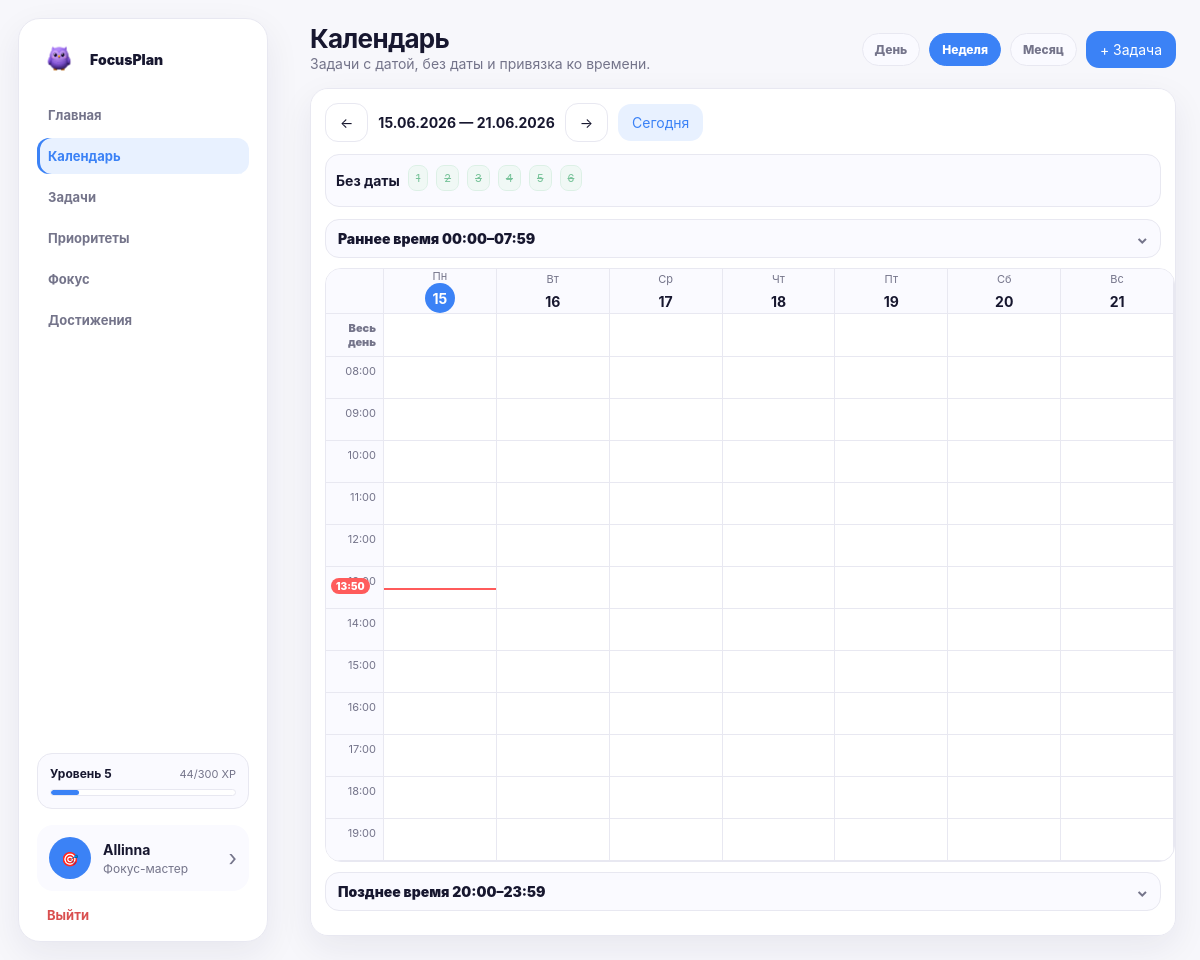
Page /calendar (signed in) on the committed database.
### tables this page shows
CREATE TABLE users (
        id INTEGER PRIMARY KEY AUTOINCREMENT,
        nickname TEXT NOT NULL UNIQUE,
        password_hash TEXT,
        avatar TEXT,
        theme TEXT DEFAULT 'light',
        accent TEXT DEFAULT 'purple',
        notifications INTEGER DEFAULT 1,
        xp INTEGER DEFAULT 0,
        level INTEGER DEFAULT 1,
        streak INTEGER DEFAULT 0,
        last_activity DATE,
        created_at TEXT
    );

CREATE TABLE tasks (
        id TEXT PRIMARY KEY,
        user_id INTEGER NOT NULL,
        folder_id INTEGER,
        title TEXT NOT NULL,
        description TEXT,
        priority TEXT,
        importance TEXT,
        urgency TEXT,
        xp INTEGER DEFAULT 0,
        task_date DATE,
        task_time TEXT,
        is_done INTEGER DEFAULT 0,
        earned_xp INTEGER DEFAULT 0,
        created_at TEXT,
        completed_at TEXT,
        estimate_value TEXT,
        estimate_unit TEXT DEFAULT 'hours',
        FOREIGN KEY (user_id) REFERENCES users(id),
        FOREIGN KEY (folder_id) REFERENCES folders(id)
    );

### app.py (the view)
@app.route("/calendar")
@login_required
def calendar():
    user = current_user()
    tasks = sorted(
        [t for t in user.get("tasks", []) if t.get("date")],
        key=lambda task: (task.get("date"), task.get("time") or "99:99")
    )
    no_date_tasks = [t for t in user.get("tasks", []) if not t.get("date")]
    selected_view = request.args.get("view", "week")
    if selected_view not in ["day", "week", "month"]:
        selected_view = "week"
    today = date.today()
    raw_date = request.args.get("date")
    raw_month = request.args.get("month")
    selected_date = today
    if raw_date:
        try:
            selected_date = datetime.strptime(raw_date, "%Y-%m-%d").date()
        except ValueError:
            selected_date = today
    elif raw_month:
        try:
            selected_date = datetime.strptime(raw_month, "%Y-%m").date()
        except ValueError:
            selected_date = today
    selected_month = selected_date.replace(day=1)
    previous_month = (selected_month - timedelta(days=1)).replace(day=1)
    next_month = (selected_month.replace(day=28) + timedelta(days=4)).replace(day=1)
    if selected_view == "day":
        previous_date = selected_date - timedelta(days=1)
        next_date = selected_date + timedelta(days=1)
    elif selected_view == "week":
        previous_date = selected_date - timedelta(days=7)
        next_date = selected_date + timedelta(days=7)
    else:
        previous_date = previous_month
        next_date = next_month
    start_of_week = selected_date - timedelta(days=selected_date.weekday())
    week_days = [(start_of_week + timedelta(days=i)).isoformat() for i in range(7)]
    month_days_count = (next_month - selected_month).days
    month_days = [(selected_month + timedelta(days=i)).isoformat() for i in range(month_days_count)]
    month_leading_blanks = selected_month.weekday()
    early_hours = list(range(0, 8))
    hours = list(range(8, 20))
    late_hours = list(range(20, 24))
    selected_day = selected_date.isoformat()
    today_iso = today.isoformat()
    now = datetime.now()
    def count_timed_tasks(day_list: List[str], hour_list: List[int]) -> int:
        return len([
            task for task in tasks
            if task.get("date") in day_list
            and task.get("time")
            and int(str(task.get("time", "00:00"))[:2]) in hour_list
        ])
    early_count = count_timed_tasks([selected_day] if selected_view == "day" else week_days, early_hours)
    late_count = count_timed_tasks([selected_day] if selected_view == "day" else week_days, late_hours)
    if selected_view == "month":
        period_title = month_label(selected_month)
    elif selected_view == "day":
        period_title = format_date(selected_day)
    else:
        period_title = f"{format_date(week_days[0])} — {format_date(week_days[6])}"
    return render_template(
        "calendar.html",
        tasks=tasks,
        no_date_tasks=no_date_tasks,
        week_days=week_days,
        month_days=month_days,
        month_leading_blanks=month_leading_blanks,
        early_hours=early_hours,
        hours=hours,
        late_hours=late_hours,
        early_count=early_count,
        late_count=late_count,
        today=today_iso,
        selected_day=selected_day,
        selected_view=selected_view,
        current_hour=now.hour,
        current_minute=now.minute,
        month_title=month_label(selected_month),
        period_title=period_title,
        selected_month=selected_month.strftime("%Y-%m"),
        selected_date=selected_day,
        previous_date=previous_date.isoformat(),
        next_date=next_date.isoformat(),
        today_date=today_iso,
        previous_month=previous_month.strftime("%Y-%m"),
        next_month=next_month.strftime("%Y-%m")
    )

### app.py (called while the page is built, shortened)
def format_date(value: str | None) -> str:
    if not value:
        return "Без даты"
    try:
        return datetime.strptime(value, "%Y-%m-%d").strftime("%d.%m.%Y")
    except ValueError:
        return value

def month_label(value: date) -> str:
    return f"{MONTH_NAMES[value.month]} {value.year}"

def current_user() -> Dict[str, Any] | None:
    nickname = session.get("nickname")
    if not nickname:
        return None
    user = load_user_from_db(nickname)
    if not user:
        user = create_user(nickname)
        sync_user_to_db(user)
    return normalize_user(user)

def login_required(view):
    @wraps(view)
    def wrapped(*args, **kwargs):
        if not session.get("nickname"):
            return redirect(url_for("login"))
        return view(*args, **kwargs)
    return wrapped

def badge_by_code(code: str) -> Dict[str, Any] | None:
    return next((item for item in BADGES if item["code"] == code), None)

def unlocked_achievement_codes(user: Dict[str, Any]) -> List[str]:
    return [item.get("code") if isinstance(item, dict) else item for item in user.get("achievements", [])]

def build_reminder_tasks(user: Dict[str, Any]) -> List[Dict[str, Any]]:
    reminder_tasks = []
    for task in user.get("tasks", []):
        if task.get("done") or not task.get("date"):
            continue
    return reminder_tasks

### focusplan_db.py (called while the page is built)
def int_to_bool(value: Any) -> bool:
    return bool(int(value or 0))

def get_db() -> sqlite3.Connection:
    conn = sqlite3.connect(DB_FILE)
    conn.row_factory = sqlite3.Row
    conn.execute("PRAGMA foreign_keys = ON")
    return conn

def reconstruct_streak_days(last_activity: str | None, streak: int) -> List[str]:
    if not last_activity or int(streak or 0) <= 0:
        return []
    try:
        last_day = datetime.strptime(last_activity, "%Y-%m-%d").date()
    except ValueError:
        return []
    return [
        (last_day - timedelta(days=offset)).isoformat()
        for offset in range(int(streak) - 1, -1, -1)
    ]

def calculate_priority(importance: str, urgency: str) -> str:
    if urgency == "urgent" and importance == "high":
        return "high"
    if urgency == "urgent" or importance == "high":
        return "medium"
    return "low"

def calculate_task_xp(importance: str, urgency: str, subtasks: List[Dict[str, Any]] | None = None) -> int:
    xp = 10
    xp += {"low": 2, "medium": 5, "high": 10}.get(importance, 5)
    xp += 10 if urgency == "urgent" else 0
    xp += 5 if subtasks else 0
    return xp

### templates/calendar.html (shortened to what this page needs)
{% extends "base.html" %}
{% block content %}
<header class="topbar compact-topbar">
  <div>
    <h1>Календарь</h1>
    <p>Задачи с датой, без даты и привязка ко времени.</p>
  </div>
  <div class="top-actions">
    <a class="view-tab {{ 'active' if selected_view == 'day' }}" href="{{ url_for('calendar', view='day', date=selected_date) }}">День</a>
    <a class="view-tab {{ 'active' if selected_view == 'week' }}" href="{{ url_for('calendar', view='week', date=selected_date) }}">Неделя</a>
    <a class="view-tab {{ 'active' if selected_view == 'month' }}" href="{{ url_for('calendar', view='month', date=selected_date) }}">Месяц</a>
    <button class="btn primary" data-modal-open="taskModal">+ Задача</button>
  </div>
</header>
<section class="card calendar-card pro-calendar compact-calendar">
  <div class="calendar-toolbar">
    <a class="btn ghost" href="{{ url_for('calendar', view=selected_view, date=previous_date) }}">←</a>
    <b>{{ period_title }}</b>
    <a class="btn ghost" href="{{ url_for('calendar', view=selected_view, date=next_date) }}">→</a>
    <a class="btn secondary" href="{{ url_for('calendar', view=selected_view, date=today_date) }}">Сегодня</a>
  </div>
  {% if no_date_tasks %}
    <div class="calendar-undated">
      <b>Без даты</b>
      {% for task in no_date_tasks[:6] %}
        <span
          class="month-task {{ task.priority }} {{ 'done' if task.done }}"
          data-calendar-task
          data-task-edit-modal="editModal-{{ task.id }}"
          data-task-title="{{ task.title|e }}"
          data-task-date="Без даты"
          data-task-time="Без времени"
          data-task-folder="{{ (task.folder or 'Без папки')|e }}"
          data-task-priority="{{ priority_labels[task.priority]|e }}"
          data-task-importance="{{ importance_labels[task.importance]|e }}"
          data-task-urgency="{{ urgency_labels[task.urgency]|e }}"
          data-task-xp="{{ task.xp }}"
          data-task-description="{{ (task.description or '')|e }}"
        >{{ task.title }}</span>
      {% endfor %}
    </div>
  {% endif %}
  {% if selected_view == 'week' %}
    {% set visible_days = week_days %}
    <details class="calendar-extra-time">
      <summary>Раннее время 00:00–07:59{% if early_count %} · {{ early_count }} задач{% endif %}</summary>
    </details>
    <div class="week-calendar">
      <div class="time-cell head"></div>
      {% for day in week_days %}
        <div class="day-head-cell {{ 'today' if day == today }}"><span>{{ ['Пн','Вт','Ср','Чт','Пт','Сб','Вс'][loop.index0] }}</span><b>{{ day[8:10] }}</b></div>
      {% endfor %}
      <div class="time-cell all-day-label">Весь день</div>
      {% for day in week_days %}
        <div class="hour-cell all-day-cell calendar-slot" data-calendar-date="{{ day }}" data-calendar-time="">
        </div>
      {% endfor %}
      {% for hour in hours %}
        <div class="time-cell">{{ '%02d:00'|format(hour) }}</div>
        {% for day in week_days %}
          <div class="hour-cell calendar-slot" data-calendar-date="{{ day }}" data-calendar-time="{{ '%02d:00'|format(hour) }}">
            {% if day == today and hour == current_hour %}
              <div class="now-line" style="top: {{ current_minute }}%;"><span>{{ '%02d:%02d'|format(current_hour, current_minute) }}</span></div>
            {% endif %}
          </div>
        {% endfor %}
      {% endfor %}
    </div>
    <details class="calendar-extra-time">
      <summary>Позднее время 20:00–23:59{% if late_count %} · {{ late_count }} задач{% endif %}</summary>
    </details>
  {% endif %}
</section>
{% endblock %}

### templates/base.html (shortened to what this page needs)
<!doctype html>
<html lang="ru" data-accent="{{ settings.accent if settings else 'purple' }}">
<head>
  <link rel="stylesheet" href="{{ url_for('static', filename='css/style.css') }}">
</head>
<body data-confetti-earned="{{ confetti.earned if confetti else '' }}" data-confetti-message="{{ confetti.message if confetti and confetti.message else '' }}" data-notifications-enabled="{{ '1' if notifications_enabled|default(true) else '0' }}">
  {% if user %}
  <aside class="sidebar">
    <a class="brand" href="{{ url_for('dashboard') }}">
      <span class="logo">
          <img src="{{ url_for('static', filename='img/logo-owl-2.png') }}" alt="FocusPlan">
      </span>
      <span>FocusPlan</span></a>
    <nav class="menu">
      <a class="{{ 'active' if current_endpoint == 'dashboard' }}" href="{{ url_for('dashboard') }}">Главная</a>
      <a class="{{ 'active' if current_endpoint == 'calendar' }}" href="{{ url_for('calendar') }}">Календарь</a>
      <a class="{{ 'active' if current_endpoint in ['tasks_page','toggle_task','toggle_subtask','edit_task'] }}" href="{{ url_for('tasks_page') }}">Задачи</a>
      <a class="{{ 'active' if current_endpoint == 'matrix' }}" href="{{ url_for('matrix') }}">Приоритеты</a>
      <a class="{{ 'active' if current_endpoint in ['focus','complete_focus'] }}" href="{{ url_for('focus') }}">Фокус</a>
      <a class="{{ 'active' if current_endpoint in ['achievements_page','select_badge'] }}" href="{{ url_for('achievements_page') }}">Достижения</a>
    </nav>
    <a class="level-card" href="{{ url_for('profile') }}">
      <div class="level-row"><b>Уровень {{ level }}</b><span>{{ level_current_xp }}/{{ level_required_xp }} XP</span></div>
      <div class="progress"><i style="width: {{ level_progress }}%"></i></div>
    </a>
    <a class="sidebar-card {{ 'active-profile' if current_endpoint == 'profile' }}" href="{{ url_for('profile') }}">
      <div class="avatar small">{{ profile_avatar }}</div>
      <div class="profile-text"><b>{{ user.nickname }}</b><p>{% if active_badge %}{{ active_badge.title }}{% else %}Профиль и настройки{% endif %}</p></div><span class="chevron">›</span>
    </a>
    <a class="logout" href="{{ url_for('logout') }}">Выйти</a>
  </aside>
  {% endif %}
  <main class="{{ 'app-main' if user else 'login-main' }}">
    {% block content %}{% endblock %}
  </main>
  <div id="confettiLayer"></div>
</body>
</html>

### rows in the picture
users: nickname "Allinna"
tasks: title "1"
tasks: title "2"
tasks: title "3"
tasks: title "4"
tasks: title "5"
tasks: title "6"

### other values in the picture
{{ level }} "5"
{{ level_current_xp }} "44"
{{ level_required_xp }} "300"
{{ profile_avatar }} "🎯"
{{ active_badge.title }} "Фокус-мастер"
{{ period_title }} "15.06.2026 — 21.06.2026"
{{ ['Пн','Вт','Ср','Чт','Пт','Сб','Вс'][loop.index0] }} "Пн" "Вт" "Ср" "Чт" "Пт" "Сб" "Вс"
{{ day[8:10] }} "15" "16" "17" "18" "19" "20" "21"
{{ '%02d:00'|format(hour) }} "08:00" "09:00" "10:00" "11:00" "12:00" "14:00" "15:00" "16:00" "17:00" "18:00" "19:00"
{{ '%02d:%02d'|format(current_hour, current_minute) }} "13:50"
